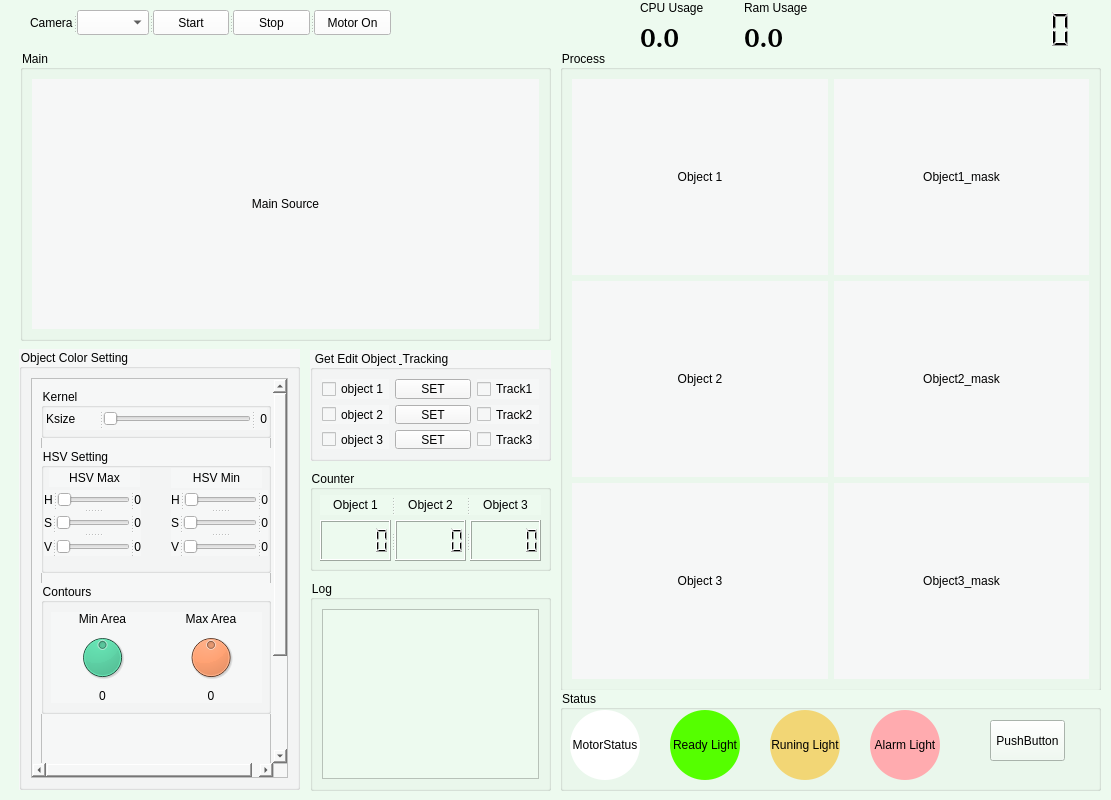
<?xml version="1.0" encoding="UTF-8"?>
<ui version="4.0">
 <class>MainWindow</class>
 <widget class="QMainWindow" name="MainWindow">
  <property name="geometry">
   <rect>
    <x>0</x>
    <y>0</y>
    <width>1111</width>
    <height>800</height>
   </rect>
  </property>
  <property name="mouseTracking">
   <bool>false</bool>
  </property>
  <property name="tabletTracking">
   <bool>false</bool>
  </property>
  <property name="windowTitle">
   <string>Object Counting Software</string>
  </property>
  <property name="autoFillBackground">
   <bool>false</bool>
  </property>
  <property name="styleSheet">
   <string notr="true">background-color: rgb(237, 250, 239);</string>
  </property>
  <widget class="QWidget" name="centralwidget">
   <widget class="QGroupBox" name="groupBox">
    <property name="geometry">
     <rect>
      <x>20</x>
      <y>50</y>
      <width>531</width>
      <height>291</height>
     </rect>
    </property>
    <property name="title">
     <string>Main</string>
    </property>
    <layout class="QGridLayout" name="gridLayout_3">
     <item row="0" column="0">
      <widget class="QLabel" name="disp_main">
       <property name="maximumSize">
        <size>
         <width>511</width>
         <height>258</height>
        </size>
       </property>
       <property name="styleSheet">
        <string notr="true">background-color: rgb(246, 247, 247);</string>
       </property>
       <property name="text">
        <string>Main Source</string>
       </property>
       <property name="alignment">
        <set>Qt::AlignCenter</set>
       </property>
      </widget>
     </item>
    </layout>
   </widget>
   <widget class="QGroupBox" name="groupBox_2">
    <property name="geometry">
     <rect>
      <x>560</x>
      <y>50</y>
      <width>541</width>
      <height>641</height>
     </rect>
    </property>
    <property name="title">
     <string>Process</string>
    </property>
    <layout class="QGridLayout" name="gridLayout_2">
     <item row="0" column="0">
      <layout class="QGridLayout" name="gridLayout">
       <item row="0" column="1">
        <widget class="QLabel" name="disp_obj1_mask">
         <property name="maximumSize">
          <size>
           <width>256</width>
           <height>198</height>
          </size>
         </property>
         <property name="styleSheet">
          <string notr="true">background-color: rgb(246, 247, 247);</string>
         </property>
         <property name="frameShape">
          <enum>QFrame::NoFrame</enum>
         </property>
         <property name="frameShadow">
          <enum>QFrame::Raised</enum>
         </property>
         <property name="text">
          <string>Object1_mask</string>
         </property>
         <property name="alignment">
          <set>Qt::AlignCenter</set>
         </property>
        </widget>
       </item>
       <item row="0" column="0">
        <widget class="QLabel" name="disp_obj1">
         <property name="maximumSize">
          <size>
           <width>257</width>
           <height>198</height>
          </size>
         </property>
         <property name="autoFillBackground">
          <bool>false</bool>
         </property>
         <property name="styleSheet">
          <string notr="true">background-color: rgb(246, 247, 247);</string>
         </property>
         <property name="frameShape">
          <enum>QFrame::NoFrame</enum>
         </property>
         <property name="frameShadow">
          <enum>QFrame::Raised</enum>
         </property>
         <property name="text">
          <string>Object 1</string>
         </property>
         <property name="alignment">
          <set>Qt::AlignCenter</set>
         </property>
        </widget>
       </item>
       <item row="1" column="0">
        <widget class="QLabel" name="disp_obj2">
         <property name="maximumSize">
          <size>
           <width>256</width>
           <height>198</height>
          </size>
         </property>
         <property name="styleSheet">
          <string notr="true">background-color: rgb(246, 247, 247);</string>
         </property>
         <property name="frameShape">
          <enum>QFrame::NoFrame</enum>
         </property>
         <property name="frameShadow">
          <enum>QFrame::Raised</enum>
         </property>
         <property name="text">
          <string>Object 2</string>
         </property>
         <property name="alignment">
          <set>Qt::AlignCenter</set>
         </property>
        </widget>
       </item>
       <item row="1" column="1">
        <widget class="QLabel" name="disp_obj2_mask">
         <property name="maximumSize">
          <size>
           <width>256</width>
           <height>198</height>
          </size>
         </property>
         <property name="styleSheet">
          <string notr="true">background-color: rgb(246, 247, 247);</string>
         </property>
         <property name="frameShape">
          <enum>QFrame::NoFrame</enum>
         </property>
         <property name="frameShadow">
          <enum>QFrame::Raised</enum>
         </property>
         <property name="text">
          <string>Object2_mask</string>
         </property>
         <property name="alignment">
          <set>Qt::AlignCenter</set>
         </property>
        </widget>
       </item>
       <item row="2" column="0">
        <widget class="QLabel" name="disp_obj3">
         <property name="maximumSize">
          <size>
           <width>256</width>
           <height>198</height>
          </size>
         </property>
         <property name="styleSheet">
          <string notr="true">background-color: rgb(246, 247, 247);</string>
         </property>
         <property name="frameShape">
          <enum>QFrame::NoFrame</enum>
         </property>
         <property name="frameShadow">
          <enum>QFrame::Raised</enum>
         </property>
         <property name="text">
          <string>Object 3</string>
         </property>
         <property name="alignment">
          <set>Qt::AlignCenter</set>
         </property>
        </widget>
       </item>
       <item row="2" column="1">
        <widget class="QLabel" name="disp_obj3_mask">
         <property name="maximumSize">
          <size>
           <width>256</width>
           <height>198</height>
          </size>
         </property>
         <property name="styleSheet">
          <string notr="true">background-color: rgb(246, 247, 247);</string>
         </property>
         <property name="frameShape">
          <enum>QFrame::NoFrame</enum>
         </property>
         <property name="frameShadow">
          <enum>QFrame::Raised</enum>
         </property>
         <property name="text">
          <string>Object3_mask</string>
         </property>
         <property name="alignment">
          <set>Qt::AlignCenter</set>
         </property>
        </widget>
       </item>
      </layout>
     </item>
    </layout>
   </widget>
   <widget class="QSplitter" name="splitter">
    <property name="geometry">
     <rect>
      <x>30</x>
      <y>10</y>
      <width>361</width>
      <height>25</height>
     </rect>
    </property>
    <property name="orientation">
     <enum>Qt::Horizontal</enum>
    </property>
    <widget class="QLabel" name="label">
     <property name="text">
      <string>Camera</string>
     </property>
    </widget>
    <widget class="QComboBox" name="camlist">
     <property name="styleSheet">
      <string notr="true">background-color: rgb(255, 255, 255);</string>
     </property>
    </widget>
    <widget class="QPushButton" name="btn_start">
     <property name="styleSheet">
      <string notr="true">background-color: rgb(255, 255, 255);</string>
     </property>
     <property name="text">
      <string>Start</string>
     </property>
     <property name="icon">
      <iconset>
       <normaloff>Icons/power_on.png</normaloff>Icons/power_on.png</iconset>
     </property>
    </widget>
    <widget class="QPushButton" name="btn_stop">
     <property name="styleSheet">
      <string notr="true">background-color: rgb(255, 255, 255);</string>
     </property>
     <property name="text">
      <string>Stop</string>
     </property>
     <property name="icon">
      <iconset>
       <normaloff>Icons/power-off.png</normaloff>Icons/power-off.png</iconset>
     </property>
    </widget>
    <widget class="QPushButton" name="btn_motor">
     <property name="styleSheet">
      <string notr="true">background-color: rgb(255, 255, 255);</string>
     </property>
     <property name="text">
      <string>Motor On</string>
     </property>
     <property name="icon">
      <iconset>
       <normaloff>Icons/MotorON.png</normaloff>Icons/MotorON.png</iconset>
     </property>
     <property name="checkable">
      <bool>false</bool>
     </property>
     <property name="autoRepeat">
      <bool>false</bool>
     </property>
     <property name="autoExclusive">
      <bool>false</bool>
     </property>
    </widget>
   </widget>
   <widget class="QGroupBox" name="groupBox_5">
    <property name="geometry">
     <rect>
      <x>310</x>
      <y>470</y>
      <width>241</width>
      <height>101</height>
     </rect>
    </property>
    <property name="title">
     <string>Counter</string>
    </property>
    <widget class="QSplitter" name="splitter_11">
     <property name="geometry">
      <rect>
       <x>10</x>
       <y>50</y>
       <width>221</width>
       <height>41</height>
      </rect>
     </property>
     <property name="orientation">
      <enum>Qt::Horizontal</enum>
     </property>
     <widget class="QLCDNumber" name="lcdNumber"/>
     <widget class="QLCDNumber" name="lcdNumber_2"/>
     <widget class="QLCDNumber" name="lcdNumber_3"/>
    </widget>
    <widget class="QSplitter" name="splitter_12">
     <property name="geometry">
      <rect>
       <x>10</x>
       <y>25</y>
       <width>221</width>
       <height>20</height>
      </rect>
     </property>
     <property name="orientation">
      <enum>Qt::Horizontal</enum>
     </property>
     <widget class="QLabel" name="label_24">
      <property name="text">
       <string>Object 1</string>
      </property>
      <property name="alignment">
       <set>Qt::AlignCenter</set>
      </property>
     </widget>
     <widget class="QLabel" name="label_25">
      <property name="text">
       <string>Object 2</string>
      </property>
      <property name="alignment">
       <set>Qt::AlignCenter</set>
      </property>
     </widget>
     <widget class="QLabel" name="label_26">
      <property name="text">
       <string>Object 3</string>
      </property>
      <property name="alignment">
       <set>Qt::AlignCenter</set>
      </property>
     </widget>
    </widget>
   </widget>
   <widget class="QGroupBox" name="groupBox_4">
    <property name="geometry">
     <rect>
      <x>310</x>
      <y>350</y>
      <width>241</width>
      <height>111</height>
     </rect>
    </property>
    <property name="styleSheet">
     <string notr="true">background-color: rgb(246, 247, 247);</string>
    </property>
    <property name="title">
     <string>Get Edit Object &amp; Tracking</string>
    </property>
    <layout class="QGridLayout" name="gridLayout_4">
     <item row="0" column="0">
      <layout class="QGridLayout" name="gridLayout_5">
       <item row="0" column="0">
        <widget class="QCheckBox" name="ckb_disp1">
         <property name="text">
          <string>object 1</string>
         </property>
        </widget>
       </item>
       <item row="2" column="0">
        <widget class="QCheckBox" name="ckb_disp3">
         <property name="text">
          <string>object 3</string>
         </property>
        </widget>
       </item>
       <item row="1" column="0">
        <widget class="QCheckBox" name="ckb_disp2">
         <property name="text">
          <string>object 2</string>
         </property>
        </widget>
       </item>
       <item row="0" column="4">
        <widget class="QCheckBox" name="track_obj1">
         <property name="text">
          <string>Track1</string>
         </property>
        </widget>
       </item>
       <item row="2" column="4">
        <widget class="QCheckBox" name="track_obj3">
         <property name="text">
          <string>Track3</string>
         </property>
        </widget>
       </item>
       <item row="1" column="4">
        <widget class="QCheckBox" name="track_obj2">
         <property name="text">
          <string>Track2</string>
         </property>
        </widget>
       </item>
       <item row="1" column="2">
        <widget class="QPushButton" name="btn_setObject2">
         <property name="text">
          <string>SET</string>
         </property>
        </widget>
       </item>
       <item row="2" column="2">
        <widget class="QPushButton" name="btn_setObject3">
         <property name="text">
          <string>SET</string>
         </property>
        </widget>
       </item>
       <item row="0" column="2">
        <widget class="QPushButton" name="btn_setObject1">
         <property name="text">
          <string>SET</string>
         </property>
        </widget>
       </item>
       <item row="0" column="3">
        <spacer name="horizontalSpacer">
         <property name="orientation">
          <enum>Qt::Horizontal</enum>
         </property>
         <property name="sizeHint" stdset="0">
          <size>
           <width>40</width>
           <height>20</height>
          </size>
         </property>
        </spacer>
       </item>
       <item row="0" column="1">
        <spacer name="horizontalSpacer_3">
         <property name="orientation">
          <enum>Qt::Horizontal</enum>
         </property>
         <property name="sizeHint" stdset="0">
          <size>
           <width>40</width>
           <height>20</height>
          </size>
         </property>
        </spacer>
       </item>
      </layout>
     </item>
    </layout>
   </widget>
   <widget class="QGroupBox" name="groupBox_3">
    <property name="geometry">
     <rect>
      <x>19</x>
      <y>349</y>
      <width>281</width>
      <height>441</height>
     </rect>
    </property>
    <property name="styleSheet">
     <string notr="true">background-color: rgb(246, 247, 247);</string>
    </property>
    <property name="title">
     <string>Object Color Setting</string>
    </property>
    <layout class="QGridLayout" name="gridLayout_6">
     <item row="0" column="0">
      <widget class="QScrollArea" name="scrollArea">
       <property name="widgetResizable">
        <bool>true</bool>
       </property>
       <widget class="QWidget" name="scrollAreaWidgetContents">
        <property name="geometry">
         <rect>
          <x>0</x>
          <y>0</y>
          <width>252</width>
          <height>512</height>
         </rect>
        </property>
        <layout class="QGridLayout" name="gridLayout_7">
         <item row="0" column="0">
          <widget class="QFrame" name="frame">
           <property name="minimumSize">
            <size>
             <width>230</width>
             <height>500</height>
            </size>
           </property>
           <property name="frameShape">
            <enum>QFrame::StyledPanel</enum>
           </property>
           <property name="frameShadow">
            <enum>QFrame::Raised</enum>
           </property>
           <widget class="QGroupBox" name="groupBox_6">
            <property name="geometry">
             <rect>
              <x>0</x>
              <y>60</y>
              <width>230</width>
              <height>125</height>
             </rect>
            </property>
            <property name="minimumSize">
             <size>
              <width>230</width>
              <height>100</height>
             </size>
            </property>
            <property name="title">
             <string>HSV Setting</string>
            </property>
            <widget class="QLabel" name="label_2">
             <property name="geometry">
              <rect>
               <x>8</x>
               <y>20</y>
               <width>91</width>
               <height>19</height>
              </rect>
             </property>
             <property name="text">
              <string>HSV Max</string>
             </property>
             <property name="alignment">
              <set>Qt::AlignCenter</set>
             </property>
            </widget>
            <widget class="QLabel" name="label_6">
             <property name="geometry">
              <rect>
               <x>130</x>
               <y>20</y>
               <width>91</width>
               <height>20</height>
              </rect>
             </property>
             <property name="text">
              <string>HSV Min</string>
             </property>
             <property name="alignment">
              <set>Qt::AlignCenter</set>
             </property>
            </widget>
            <widget class="QSplitter" name="splitter_8">
             <property name="geometry">
              <rect>
               <x>3</x>
               <y>42</y>
               <width>97</width>
               <height>66</height>
              </rect>
             </property>
             <property name="orientation">
              <enum>Qt::Vertical</enum>
             </property>
             <widget class="QSplitter" name="splitter_2">
              <property name="orientation">
               <enum>Qt::Horizontal</enum>
              </property>
              <widget class="QLabel" name="label_3">
               <property name="maximumSize">
                <size>
                 <width>15</width>
                 <height>16777215</height>
                </size>
               </property>
               <property name="text">
                <string>H</string>
               </property>
               <property name="alignment">
                <set>Qt::AlignCenter</set>
               </property>
              </widget>
              <widget class="QSlider" name="Slider_H_max">
               <property name="maximum">
                <number>180</number>
               </property>
               <property name="orientation">
                <enum>Qt::Horizontal</enum>
               </property>
              </widget>
              <widget class="QLabel" name="label_10">
               <property name="maximumSize">
                <size>
                 <width>20</width>
                 <height>16777215</height>
                </size>
               </property>
               <property name="text">
                <string>0</string>
               </property>
               <property name="alignment">
                <set>Qt::AlignRight|Qt::AlignTrailing|Qt::AlignVCenter</set>
               </property>
              </widget>
             </widget>
             <widget class="QSplitter" name="splitter_3">
              <property name="orientation">
               <enum>Qt::Horizontal</enum>
              </property>
              <widget class="QLabel" name="label_4">
               <property name="maximumSize">
                <size>
                 <width>15</width>
                 <height>16777215</height>
                </size>
               </property>
               <property name="text">
                <string>S</string>
               </property>
               <property name="alignment">
                <set>Qt::AlignCenter</set>
               </property>
              </widget>
              <widget class="QSlider" name="Slider_S_max">
               <property name="maximum">
                <number>255</number>
               </property>
               <property name="orientation">
                <enum>Qt::Horizontal</enum>
               </property>
              </widget>
              <widget class="QLabel" name="label_11">
               <property name="maximumSize">
                <size>
                 <width>20</width>
                 <height>16777215</height>
                </size>
               </property>
               <property name="text">
                <string>0</string>
               </property>
               <property name="alignment">
                <set>Qt::AlignRight|Qt::AlignTrailing|Qt::AlignVCenter</set>
               </property>
              </widget>
             </widget>
             <widget class="QSplitter" name="splitter_4">
              <property name="orientation">
               <enum>Qt::Horizontal</enum>
              </property>
              <widget class="QLabel" name="label_5">
               <property name="maximumSize">
                <size>
                 <width>15</width>
                 <height>16777215</height>
                </size>
               </property>
               <property name="text">
                <string>V</string>
               </property>
               <property name="alignment">
                <set>Qt::AlignCenter</set>
               </property>
              </widget>
              <widget class="QSlider" name="Slider_V_max">
               <property name="maximum">
                <number>255</number>
               </property>
               <property name="orientation">
                <enum>Qt::Horizontal</enum>
               </property>
              </widget>
              <widget class="QLabel" name="label_12">
               <property name="maximumSize">
                <size>
                 <width>20</width>
                 <height>16777215</height>
                </size>
               </property>
               <property name="text">
                <string>0</string>
               </property>
               <property name="alignment">
                <set>Qt::AlignRight|Qt::AlignTrailing|Qt::AlignVCenter</set>
               </property>
              </widget>
             </widget>
            </widget>
            <widget class="QSplitter" name="splitter_9">
             <property name="geometry">
              <rect>
               <x>130</x>
               <y>42</y>
               <width>97</width>
               <height>66</height>
              </rect>
             </property>
             <property name="orientation">
              <enum>Qt::Vertical</enum>
             </property>
             <widget class="QSplitter" name="splitter_5">
              <property name="orientation">
               <enum>Qt::Horizontal</enum>
              </property>
              <widget class="QLabel" name="label_7">
               <property name="text">
                <string>H</string>
               </property>
               <property name="alignment">
                <set>Qt::AlignCenter</set>
               </property>
              </widget>
              <widget class="QSlider" name="Slider_H_min">
               <property name="maximum">
                <number>180</number>
               </property>
               <property name="orientation">
                <enum>Qt::Horizontal</enum>
               </property>
               <property name="tickPosition">
                <enum>QSlider::NoTicks</enum>
               </property>
              </widget>
              <widget class="QLabel" name="label_14">
               <property name="text">
                <string>0</string>
               </property>
               <property name="alignment">
                <set>Qt::AlignRight|Qt::AlignTrailing|Qt::AlignVCenter</set>
               </property>
              </widget>
             </widget>
             <widget class="QSplitter" name="splitter_6">
              <property name="orientation">
               <enum>Qt::Horizontal</enum>
              </property>
              <widget class="QLabel" name="label_8">
               <property name="text">
                <string>S</string>
               </property>
               <property name="alignment">
                <set>Qt::AlignCenter</set>
               </property>
              </widget>
              <widget class="QSlider" name="Slider_S_min">
               <property name="maximum">
                <number>255</number>
               </property>
               <property name="orientation">
                <enum>Qt::Horizontal</enum>
               </property>
              </widget>
              <widget class="QLabel" name="label_15">
               <property name="text">
                <string>0</string>
               </property>
               <property name="alignment">
                <set>Qt::AlignRight|Qt::AlignTrailing|Qt::AlignVCenter</set>
               </property>
              </widget>
             </widget>
             <widget class="QSplitter" name="splitter_7">
              <property name="orientation">
               <enum>Qt::Horizontal</enum>
              </property>
              <widget class="QLabel" name="label_9">
               <property name="text">
                <string>V</string>
               </property>
               <property name="alignment">
                <set>Qt::AlignCenter</set>
               </property>
              </widget>
              <widget class="QSlider" name="Slider_V_min">
               <property name="maximum">
                <number>255</number>
               </property>
               <property name="orientation">
                <enum>Qt::Horizontal</enum>
               </property>
              </widget>
              <widget class="QLabel" name="label_13">
               <property name="text">
                <string>0</string>
               </property>
               <property name="alignment">
                <set>Qt::AlignRight|Qt::AlignTrailing|Qt::AlignVCenter</set>
               </property>
              </widget>
             </widget>
            </widget>
           </widget>
           <widget class="QGroupBox" name="groupBox_8">
            <property name="geometry">
             <rect>
              <x>0</x>
              <y>0</y>
              <width>230</width>
              <height>50</height>
             </rect>
            </property>
            <property name="minimumSize">
             <size>
              <width>230</width>
              <height>50</height>
             </size>
            </property>
            <property name="title">
             <string>Kernel</string>
            </property>
            <widget class="QSplitter" name="splitter_10">
             <property name="geometry">
              <rect>
               <x>5</x>
               <y>20</y>
               <width>221</width>
               <height>22</height>
              </rect>
             </property>
             <property name="orientation">
              <enum>Qt::Horizontal</enum>
             </property>
             <widget class="QLabel" name="label_19">
              <property name="text">
               <string>Ksize</string>
              </property>
             </widget>
             <widget class="QSlider" name="Slider_ksize">
              <property name="orientation">
               <enum>Qt::Horizontal</enum>
              </property>
             </widget>
             <widget class="QLabel" name="label_18">
              <property name="minimumSize">
               <size>
                <width>0</width>
                <height>20</height>
               </size>
              </property>
              <property name="text">
               <string>0</string>
              </property>
              <property name="alignment">
               <set>Qt::AlignRight|Qt::AlignTrailing|Qt::AlignVCenter</set>
              </property>
             </widget>
            </widget>
           </widget>
           <widget class="QGroupBox" name="groupBox_10">
            <property name="geometry">
             <rect>
              <x>0</x>
              <y>195</y>
              <width>230</width>
              <height>131</height>
             </rect>
            </property>
            <property name="minimumSize">
             <size>
              <width>230</width>
              <height>100</height>
             </size>
            </property>
            <property name="title">
             <string>Contours</string>
            </property>
            <widget class="QWidget" name="gridLayoutWidget_2">
             <property name="geometry">
              <rect>
               <x>10</x>
               <y>29</y>
               <width>211</width>
               <height>91</height>
              </rect>
             </property>
             <layout class="QGridLayout" name="gridLayout_9">
              <item row="1" column="0">
               <widget class="QDial" name="dial_cont_min">
                <property name="styleSheet">
                 <string notr="true">background-color: rgb(34, 211, 144);</string>
                </property>
                <property name="inputMethodHints">
                 <set>Qt::ImhNone</set>
                </property>
                <property name="maximum">
                 <number>500</number>
                </property>
                <property name="value">
                 <number>250</number>
                </property>
                <property name="wrapping">
                 <bool>false</bool>
                </property>
               </widget>
              </item>
              <item row="0" column="0">
               <widget class="QLabel" name="label_20">
                <property name="text">
                 <string>Min Area</string>
                </property>
                <property name="alignment">
                 <set>Qt::AlignCenter</set>
                </property>
               </widget>
              </item>
              <item row="0" column="1">
               <widget class="QLabel" name="label_21">
                <property name="text">
                 <string>Max Area</string>
                </property>
                <property name="alignment">
                 <set>Qt::AlignCenter</set>
                </property>
               </widget>
              </item>
              <item row="1" column="1">
               <widget class="QDial" name="dial_cont_max">
                <property name="styleSheet">
                 <string notr="true">background-color: rgb(255, 85, 0);</string>
                </property>
                <property name="maximum">
                 <number>1000</number>
                </property>
                <property name="value">
                 <number>500</number>
                </property>
               </widget>
              </item>
              <item row="2" column="0">
               <widget class="QLabel" name="label_22">
                <property name="text">
                 <string>0</string>
                </property>
                <property name="alignment">
                 <set>Qt::AlignCenter</set>
                </property>
               </widget>
              </item>
              <item row="2" column="1">
               <widget class="QLabel" name="label_23">
                <property name="text">
                 <string>0</string>
                </property>
                <property name="alignment">
                 <set>Qt::AlignCenter</set>
                </property>
               </widget>
              </item>
             </layout>
            </widget>
           </widget>
          </widget>
         </item>
        </layout>
       </widget>
      </widget>
     </item>
    </layout>
   </widget>
   <widget class="QLCDNumber" name="lcd_clock">
    <property name="geometry">
     <rect>
      <x>870</x>
      <y>10</y>
      <width>229</width>
      <height>39</height>
     </rect>
    </property>
    <property name="font">
     <font>
      <family>was@peenang</family>
      <pointsize>10</pointsize>
      <weight>75</weight>
      <bold>true</bold>
     </font>
    </property>
    <property name="mouseTracking">
     <bool>false</bool>
    </property>
    <property name="layoutDirection">
     <enum>Qt::LeftToRight</enum>
    </property>
    <property name="autoFillBackground">
     <bool>false</bool>
    </property>
    <property name="frameShape">
     <enum>QFrame::NoFrame</enum>
    </property>
    <property name="frameShadow">
     <enum>QFrame::Raised</enum>
    </property>
    <property name="smallDecimalPoint">
     <bool>true</bool>
    </property>
    <property name="digitCount">
     <number>8</number>
    </property>
   </widget>
   <widget class="QGroupBox" name="groupBox_7">
    <property name="geometry">
     <rect>
      <x>560</x>
      <y>690</y>
      <width>541</width>
      <height>101</height>
     </rect>
    </property>
    <property name="title">
     <string>Status</string>
    </property>
    <widget class="QLabel" name="Motor_status">
     <property name="geometry">
      <rect>
       <x>10</x>
       <y>20</y>
       <width>70</width>
       <height>70</height>
      </rect>
     </property>
     <property name="styleSheet">
      <string notr="true">background-color: rgb(255, 255, 255);
border-radius:35px;
</string>
     </property>
     <property name="text">
      <string>MotorStatus</string>
     </property>
     <property name="alignment">
      <set>Qt::AlignCenter</set>
     </property>
    </widget>
    <widget class="QLabel" name="Qlabel_greenlight">
     <property name="geometry">
      <rect>
       <x>110</x>
       <y>20</y>
       <width>70</width>
       <height>70</height>
      </rect>
     </property>
     <property name="styleSheet">
      <string notr="true">background-color: rgb(85, 255, 0);
border-radius:35px;
</string>
     </property>
     <property name="text">
      <string>Ready Light</string>
     </property>
     <property name="alignment">
      <set>Qt::AlignCenter</set>
     </property>
    </widget>
    <widget class="QLabel" name="Qlabel_yellowlight">
     <property name="geometry">
      <rect>
       <x>210</x>
       <y>20</y>
       <width>70</width>
       <height>70</height>
      </rect>
     </property>
     <property name="styleSheet">
      <string notr="true">background-color: rgb(242, 214, 117);
border-radius:35px;
</string>
     </property>
     <property name="text">
      <string>Runing Light</string>
     </property>
     <property name="alignment">
      <set>Qt::AlignCenter</set>
     </property>
    </widget>
    <widget class="QLabel" name="Qlabel_redlight">
     <property name="geometry">
      <rect>
       <x>310</x>
       <y>20</y>
       <width>70</width>
       <height>70</height>
      </rect>
     </property>
     <property name="styleSheet">
      <string notr="true">background-color: rgb(255, 171, 175);
border-radius:35px;
</string>
     </property>
     <property name="text">
      <string>Alarm Light</string>
     </property>
     <property name="alignment">
      <set>Qt::AlignCenter</set>
     </property>
    </widget>
    <widget class="QPushButton" name="btn_close">
     <property name="geometry">
      <rect>
       <x>430</x>
       <y>30</y>
       <width>75</width>
       <height>41</height>
      </rect>
     </property>
     <property name="text">
      <string>PushButton</string>
     </property>
    </widget>
   </widget>
   <widget class="QWidget" name="gridLayoutWidget">
    <property name="geometry">
     <rect>
      <x>640</x>
      <y>0</y>
      <width>171</width>
      <height>54</height>
     </rect>
    </property>
    <layout class="QGridLayout" name="gridLayout_8">
     <item row="0" column="0">
      <widget class="QLabel" name="label_16">
       <property name="text">
        <string>CPU Usage</string>
       </property>
      </widget>
     </item>
     <item row="0" column="2">
      <widget class="QLabel" name="label_17">
       <property name="text">
        <string>Ram Usage</string>
       </property>
      </widget>
     </item>
     <item row="1" column="1">
      <spacer name="horizontalSpacer_2">
       <property name="orientation">
        <enum>Qt::Horizontal</enum>
       </property>
       <property name="sizeType">
        <enum>QSizePolicy::Maximum</enum>
       </property>
       <property name="sizeHint" stdset="0">
        <size>
         <width>30</width>
         <height>20</height>
        </size>
       </property>
      </spacer>
     </item>
     <item row="1" column="2">
      <widget class="QLabel" name="Qlabel_ram">
       <property name="font">
        <font>
         <family>was@peenang</family>
         <pointsize>20</pointsize>
         <weight>75</weight>
         <bold>true</bold>
        </font>
       </property>
       <property name="text">
        <string>0.0</string>
       </property>
      </widget>
     </item>
     <item row="1" column="0">
      <widget class="QLabel" name="Qlabel_cpu">
       <property name="font">
        <font>
         <family>was@peenang</family>
         <pointsize>20</pointsize>
         <weight>75</weight>
         <bold>true</bold>
        </font>
       </property>
       <property name="text">
        <string>0.0</string>
       </property>
      </widget>
     </item>
    </layout>
   </widget>
   <widget class="QGroupBox" name="groupBox_9">
    <property name="geometry">
     <rect>
      <x>310</x>
      <y>580</y>
      <width>241</width>
      <height>211</height>
     </rect>
    </property>
    <property name="title">
     <string>Log</string>
    </property>
    <layout class="QHBoxLayout" name="horizontalLayout">
     <item>
      <widget class="QListView" name="listView"/>
     </item>
    </layout>
   </widget>
  </widget>
 </widget>
 <resources/>
 <connections>
  <connection>
   <sender>Slider_ksize</sender>
   <signal>valueChanged(int)</signal>
   <receiver>label_18</receiver>
   <slot>setNum(int)</slot>
   <hints>
    <hint type="sourcelabel">
     <x>172</x>
     <y>415</y>
    </hint>
    <hint type="destinationlabel">
     <x>254</x>
     <y>412</y>
    </hint>
   </hints>
  </connection>
  <connection>
   <sender>Slider_H_max</sender>
   <signal>valueChanged(int)</signal>
   <receiver>label_10</receiver>
   <slot>setNum(int)</slot>
   <hints>
    <hint type="sourcelabel">
     <x>126</x>
     <y>500</y>
    </hint>
    <hint type="destinationlabel">
     <x>138</x>
     <y>496</y>
    </hint>
   </hints>
  </connection>
  <connection>
   <sender>Slider_S_max</sender>
   <signal>valueChanged(int)</signal>
   <receiver>label_11</receiver>
   <slot>setNum(int)</slot>
   <hints>
    <hint type="sourcelabel">
     <x>126</x>
     <y>523</y>
    </hint>
    <hint type="destinationlabel">
     <x>138</x>
     <y>521</y>
    </hint>
   </hints>
  </connection>
  <connection>
   <sender>Slider_V_max</sender>
   <signal>valueChanged(int)</signal>
   <receiver>label_12</receiver>
   <slot>setNum(int)</slot>
   <hints>
    <hint type="sourcelabel">
     <x>126</x>
     <y>544</y>
    </hint>
    <hint type="destinationlabel">
     <x>138</x>
     <y>544</y>
    </hint>
   </hints>
  </connection>
  <connection>
   <sender>Slider_H_min</sender>
   <signal>valueChanged(int)</signal>
   <receiver>label_14</receiver>
   <slot>setNum(int)</slot>
   <hints>
    <hint type="sourcelabel">
     <x>202</x>
     <y>492</y>
    </hint>
    <hint type="destinationlabel">
     <x>259</x>
     <y>499</y>
    </hint>
   </hints>
  </connection>
  <connection>
   <sender>Slider_S_min</sender>
   <signal>valueChanged(int)</signal>
   <receiver>label_15</receiver>
   <slot>setNum(int)</slot>
   <hints>
    <hint type="sourcelabel">
     <x>253</x>
     <y>512</y>
    </hint>
    <hint type="destinationlabel">
     <x>265</x>
     <y>518</y>
    </hint>
   </hints>
  </connection>
  <connection>
   <sender>Slider_V_min</sender>
   <signal>valueChanged(int)</signal>
   <receiver>label_13</receiver>
   <slot>setNum(int)</slot>
   <hints>
    <hint type="sourcelabel">
     <x>248</x>
     <y>548</y>
    </hint>
    <hint type="destinationlabel">
     <x>263</x>
     <y>544</y>
    </hint>
   </hints>
  </connection>
  <connection>
   <sender>dial_cont_min</sender>
   <signal>valueChanged(int)</signal>
   <receiver>label_22</receiver>
   <slot>setNum(int)</slot>
   <hints>
    <hint type="sourcelabel">
     <x>114</x>
     <y>639</y>
    </hint>
    <hint type="destinationlabel">
     <x>109</x>
     <y>673</y>
    </hint>
   </hints>
  </connection>
  <connection>
   <sender>dial_cont_max</sender>
   <signal>valueChanged(int)</signal>
   <receiver>label_23</receiver>
   <slot>setNum(int)</slot>
   <hints>
    <hint type="sourcelabel">
     <x>206</x>
     <y>636</y>
    </hint>
    <hint type="destinationlabel">
     <x>211</x>
     <y>671</y>
    </hint>
   </hints>
  </connection>
 </connections>
</ui>
